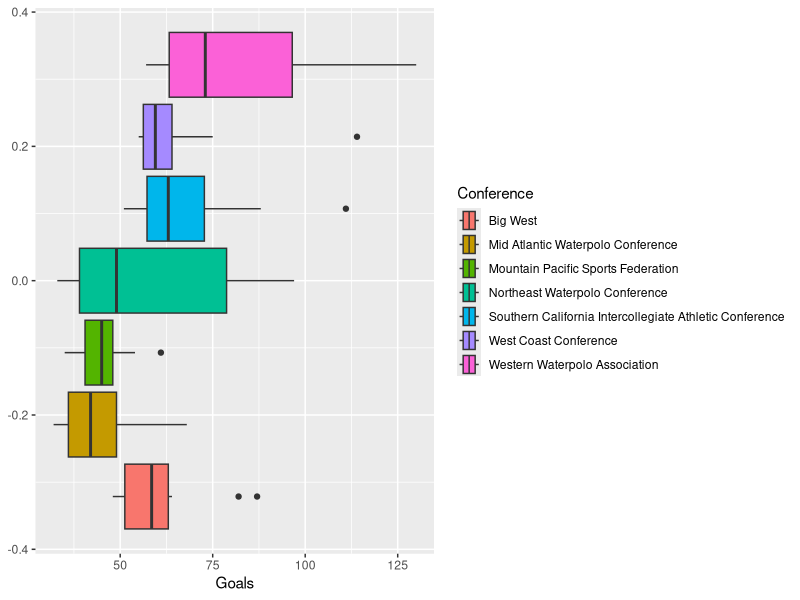

The R source for this figure:
## ---- chunk 1
library(tidyverse, quietly = TRUE)

ncaa_waterpolo_goals <- read_csv("ncaa_waterpolo_goals.csv",show_col_types = FALSE)
ncaa_waterpolo_assists <- read_csv("ncaa_waterpolo_assists.csv",show_col_types = FALSE)
## ---- chunk 2
ncaa_waterpolo_goals$Conference <- factor(ncaa_waterpolo_goals$Conference)
ncaa_waterpolo_assists$Conference <- factor(ncaa_waterpolo_assists$Conference)
## ---- chunk 3
ncaa_waterpolo_goals %>% group_by(Conference) %>%
  ggplot(.,
         mapping = aes(x = Goals,
                       fill = Conference
                       )) + geom_boxplot()
## ---- chunk 4
ncaa_waterpolo_goals %>% group_by(Conference) %>%
  summarize(
    sum = sum(Goals)
    )%>% 
  arrange(desc(sum))
